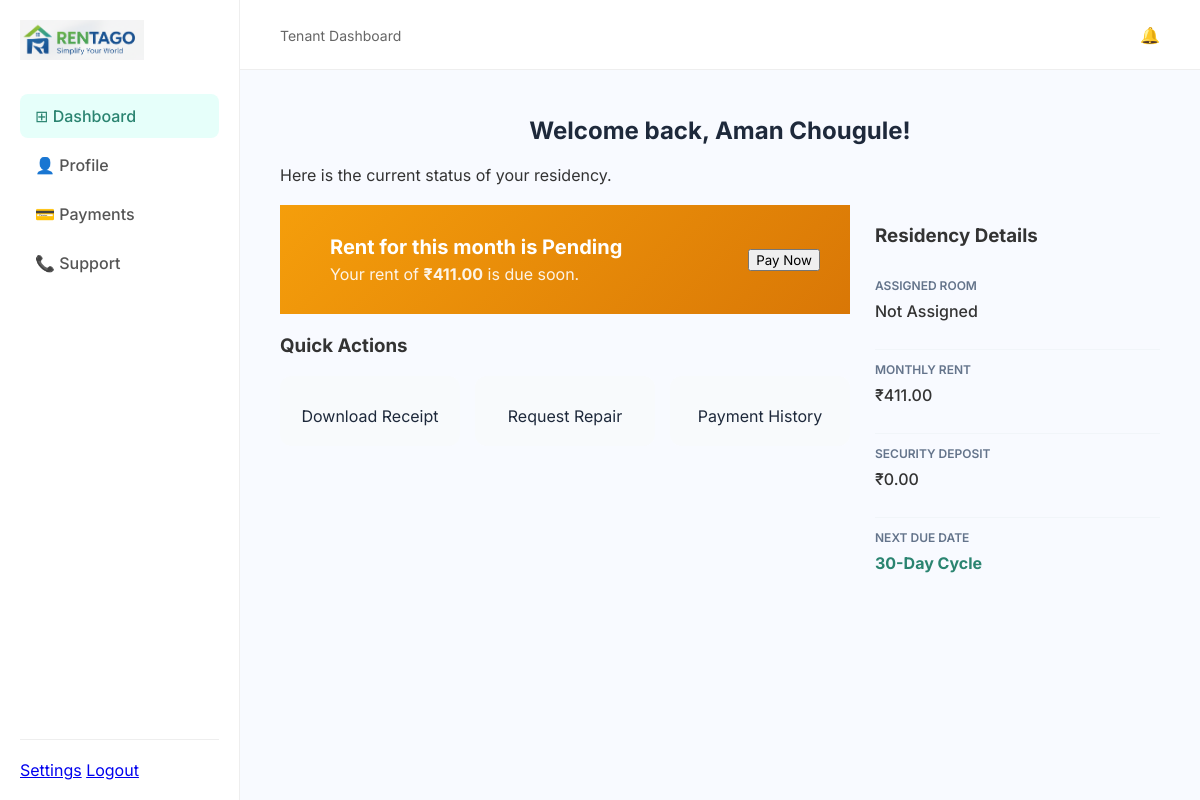
/tenant/dashboard/ (signed in), run on the app's committed database.
### tenants/models.py (models this page shows, shortened)
class Tenant(models.Model):
    user = models.OneToOneField(UserProfile, on_delete=models.CASCADE)
    owner = models.ForeignKey(Owner, on_delete=models.CASCADE)
    room = models.ForeignKey(
        Room,
        on_delete=models.SET_NULL,
        null=True,
        blank=True,
        related_name="tenants"
    )
    name = models.CharField(max_length=100)
    amount = models.DecimalField(max_digits=10, decimal_places=2)
    due_type = models.CharField(
        max_length=10,
        choices=(("fixed", "Fixed"), ("cycle", "Cycle"))
    )
    due_date = models.DateField(null=True, blank=True)
    security_deposit = models.DecimalField(max_digits=10, decimal_places=2, default=0)
    paid = models.BooleanField(default=False)
    payment_date = models.DateField(null=True, blank=True)

### accounts/decorators.py (the view)
    def wrapper(request, *args, **kwargs):
        if not request.session.get("user_id"):
            return redirect("accounts:login")
        if request.session.get("role") != "tenant":
            return redirect("accounts:login")
        return view_func(request, *args, **kwargs)

### tenants/views.py (called while the page is built)
@login_required
@tenant_required
@login_required
@tenant_required
def dashboard(request):
    tenant = get_object_or_404(
        Tenant,
        user_id=request.session.get("user_id")
    )
    return render(request, "tenants/dashboard.html", {"tenant": tenant})

### tenants/templates/tenants/dashboard.html (shortened to what this page needs)
{% extends "rent/base_tenant.html" %}
{% load static %}
{% block content %}
<div class="page-header">
    <h1>Welcome back, {{ tenant.name }}!</h1>
    <p>Here is the current status of your residency.</p>
</div>
<div class="tenant-grid">
    <div class="tenant-main">
        <div class="card-style status-hero {% if tenant.paid %}status-paid{% else %}status-pending{% endif %}">
            <div class="status-content">
                <div class="status-text-group">
                    <h3>Rent for this month is {{ tenant.paid|yesno:"Paid,Pending" }}</h3>
                    {% if tenant.paid %}
                        <p>Thank you! Your payment was recorded on {{ tenant.payment_date|date:"d M Y" }}.</p>
                    {% else %}
                        <p>Your rent of <strong>₹{{ tenant.amount }}</strong> is due soon.</p>
                    {% endif %}
                </div>
            </div>
            {% if not tenant.paid %}
                <div class="status-action">
                    <button class="btn-white">Pay Now</button>
                </div>
            {% endif %}
        </div>
        <div class="card-style mt-20">
            <h3>Quick Actions</h3>
            <div class="quick-links-grid">
                <a href="#" class="action-tile">
                    <span>Download Receipt</span>
                </a>
                <a href="#" class="action-tile">
                    <span>Request Repair</span>
                </a>
                <a href="#" class="action-tile">
                    <span>Payment History</span>
                </a>
            </div>
        </div>
    </div>
    <div class="tenant-sidebar">
        <div class="card-style">
            <h3>Residency Details</h3>
            <div class="detail-list">
                <div class="detail-item">
                    <label>Assigned Room</label>
                    <p>{{ tenant.room_number|default:"Not Assigned" }}</p>
                </div>
                <div class="detail-item">
                    <label>Monthly Rent</label>
                    <p>₹{{ tenant.amount }}</p>
                </div>
                <div class="detail-item">
                    <label>Security Deposit</label>
                    <p>₹{{ tenant.security_deposit }}</p>
                </div>
                <div class="detail-item border-top">
                    <label>Next Due Date</label>
                    <p class="highlight-text">
                        {% if tenant.due_date %}
                            {{ tenant.due_date|date:"d M Y" }}
                        {% else %}
                            30-Day Cycle
                        {% endif %}
                    </p>
                </div>
            </div>
        </div>
    </div>
</div>
{% endblock %}

### rent/static/rent/style.css (style rules this page uses)
* { box-sizing: border-box; font-family: 'Inter', sans-serif; }
body { background-color: #f4f7f9; margin: 0; padding: 0; color: #333; padding-top: 70px; min-height: 100vh; }
label { display: block; font-size: 14px; font-weight: 600; margin-bottom: 8px; color: #333; }
* { box-sizing: border-box; }
body.dashboard-body { margin: 0; display: flex; background-color: #f8faff; font-family: 'Inter', sans-serif; padding-top: 0; }
.page-header h1 { text-align: center; font-size: 24px; font-weight: 700; color: #1e293b; margin-bottom: 20px; }
.mt-20 { margin-top: 20px; }
.tenant-grid { display: grid; grid-template-columns: 2fr 1fr; gap: 25px; margin-top: 20px; }
.status-hero { display: flex; justify-content: space-between; align-items: center; padding: 30px; color: white; border: none; }
.status-pending { background: linear-gradient(135deg, #f59e0b 0%, #d97706 100%); }
.status-content { display: flex; align-items: center; gap: 20px; }
.status-text-group h3 { margin: 0; font-size: 20px; }
.status-text-group p { margin: 5px 0 0; opacity: 0.9; }
.quick-links-grid { display: grid; grid-template-columns: repeat(3, 1fr); gap: 15px; margin-top: 15px; }
.action-tile { display: flex; flex-direction: column; align-items: center; padding: 20px; background: #f8fafc; border-radius: 12px; text-decoration: none; color: #1e293b; transition: 0.2s; }
.detail-list .detail-item { padding: 12px 0; border-bottom: 1px solid #f1f5f9; }
.detail-list .detail-item:last-child { border-bottom: none; }
.detail-item label { font-size: 12px; color: #64748b; font-weight: 600; text-transform: uppercase; }
.detail-item p { font-weight: 500; margin-top: 4px; }
.highlight-text { color: #2A8470; font-weight: 700 !important; }

### data on the page
Tenant: name "Aman Chougule", paid "Pending", amount "411.00", security_deposit "0.00"

### other printed values
{{ tenant.room_number|default:"Not Assigned" }} "Not Assigned"
